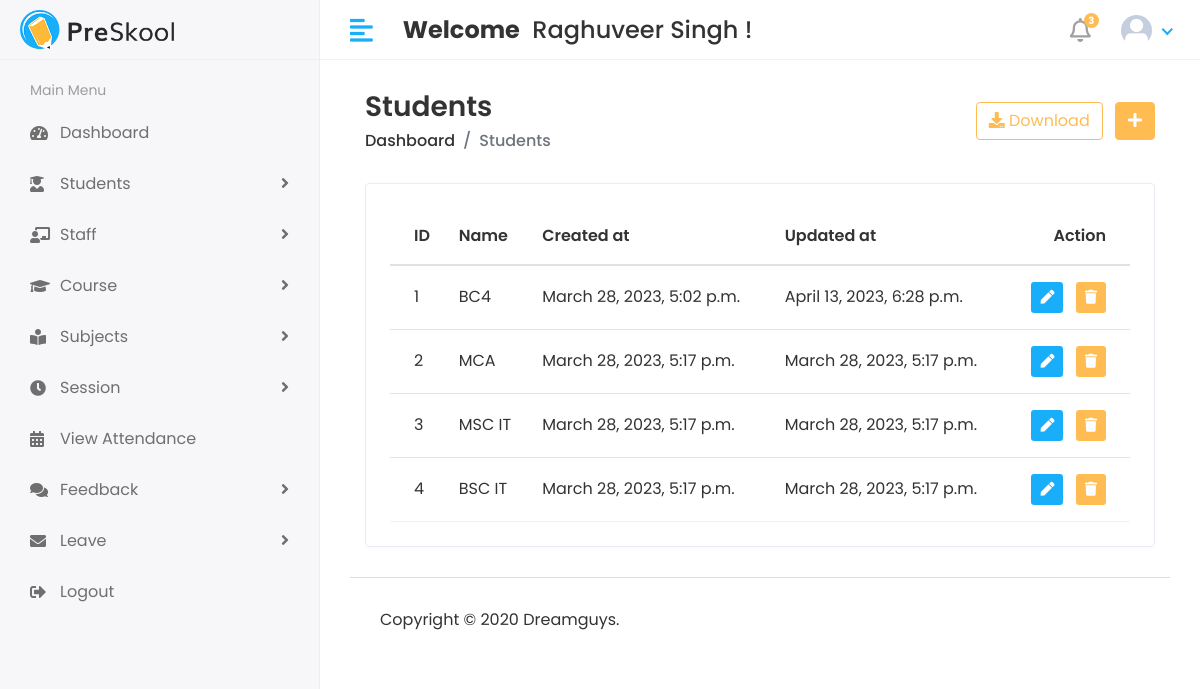
The page /Hod/Course/View (signed in) on the database its author committed.
### cmsapp/models.py (models this page shows, shortened)
class CustomUser(AbstractUser):
    USER = (
        (1,'HOD'),
        (2,'Staff'),
        (3,'Student'),
    )
    user_type = models.CharField(choices=USER, max_length=50,default=1)
    profile_pic = models.ImageField(upload_to='media/profile_pic')

class Course(models.Model):
    name = models.CharField(max_length=100)
    created_at = models.DateTimeField(auto_now_add=True)
    updated_at = models.DateTimeField(auto_now=True)

### college_management_system/HOD_views.py (the view)
# urls.py: path('Hod/Course/View',HOD_views.VIEW_COURSE,name='view_course'),
@login_required(login_url='/')
def VIEW_COURSE(request):
    course = Course.objects.all()
    context = {
        'course' :course,
    }
    return render(request, 'HOD/view_course.html',context)

### templates/HOD/view_course.html (shortened to what this page needs)
{% extends 'base.html' %}
{% block content %}
<div class="content container-fluid">
               <div class="page-header">
                  <div class="row align-items-center">
                     <div class="col">
                        <h3 class="page-title">Students</h3>
                        <ul class="breadcrumb">
                           <li class="breadcrumb-item"><a href="index.html">Dashboard</a></li>
                           <li class="breadcrumb-item active">Students</li>
                        </ul>
                     </div>
                     <div class="col-auto text-right float-right ml-auto">
                        <a href="#" class="btn btn-outline-primary mr-2"><i class="fas fa-download"></i> Download</a>
                        <a href="add-student.html" class="btn btn-primary"><i class="fas fa-plus"></i></a>
                     </div>
                  </div>
               </div>
               <div class="row">
                  <div class="col-sm-12">
                     <div class="card card-table">
                        <div class="card-body">
                           <div class="table-responsive">
                              <table class="table table-hover table-center mb-0 datatable">
                                 <thead>
                                    <tr>
                                       <th>ID</th>
                                       <th>Name</th>
                                       <th>Created at</th>
                                       <th>Updated at</th>
                                       <th class="text-right">Action</th>
                                    </tr>
                                 </thead>
                                 <tbody>
                                 {% for i in course %}
                                    <tr>
                                       <td>{{i.id}}</td>
                                       <td>{{i.name}}</td>
                                       <td>{{i.created_at}}</td>
                                       <td>{{i.updated_at}}</td>
                                       <td class="text-right">
                                          <div class="actions">
                                             <a href="{% url 'edit_course' i.id %}" class="btn btn-sm bg-success-light mr-2">
                                             <i class="fas fa-pen"></i>
                                             </a>
                                             <a href="{% url 'delete_course' i.id %}" class="btn btn-sm bg-danger-light">
                                             <i class="fas fa-trash"></i>
                                             </a>
                                          </div>
                                       </td>
                                    </tr>
                                    {% endfor %}
                                 </tbody>
                              </table>
                           </div>
                        </div>
                     </div>
                  </div>
               </div>
            </div>
{% endblock %}

### templates/includes/header.html (shortened to what this page needs)
{% load static %}
   <div class="header">
            <div class="header-left">
               <a href="index.html" class="logo">
               <img src="{% static 'assets/img/logo.png' %}" alt="Logo">
               </a>
            </div>
            <a href="javascript:void(0);" id="toggle_btn">
            <i class="fas fa-align-left"></i>
            </a>
            <div class="top-nav-search mt-3">
               <h4>
                  <strong>Welcome</strong>&nbsp; <span>{{user.first_name}} {{user.last_name}} !</span>
               </h4>
            </div>
            <ul class="nav user-menu">
               <li class="nav-item dropdown noti-dropdown">
                  <a href="#" class="dropdown-toggle nav-link" data-toggle="dropdown">
                  <i class="far fa-bell"></i> <span class="badge badge-pill">3</span>
                  </a>
               </li>
               <li class="nav-item dropdown has-arrow">
                  <a href="#" class="dropdown-toggle nav-link" data-toggle="dropdown">
                     {% if user.profile_pic == "" %}
                     <span class="user-img"><img class="rounded-circle" src="{% static 'assets/img/noimg.jpg' %}" width="31" alt=""></span>
                     {% else %}
                  <span class="user-img"><img class="rounded-circle" src="/{{user.profile_pic}}" width="31" alt="Ryan Taylor"></span>
                     {% endif %}
                  </a>
               </li>
            </ul>
         </div>

### static/assets/css/style.css (style rules this page uses)
html { height: 100%; }
body { background-color: #fff; color: #333; font-family: 'Poppins', sans-serif; font-size: 1rem; height: 100%; line-height: 1.5; overflow-x: hidden; }
h1, h2, h3, h4, h5, h6 { font-family: 'Poppins', sans-serif; margin-top: 0; }
a { color: #009ce7; }
input, button, a { transition: all 0.4s ease; -moz-transition: all 0.4s ease; -o-transition: all 0.4s ease; -ms-transition: all 0.4s ease; -webkit-transition: all 0.4s ease; }
ul, ol { padding: 0px; list-style: none; }
.table { color: #333; max-width: 100%; margin-bottom: 0; width: 100%; }
.table thead tr th { font-weight: 600; }
.table tbody tr { border-bottom: 1px solid rgba(0, 0, 0, 0.05); }
.table.table-center td, .table.table-center th { vertical-align: middle; }
.card-table .card-body .table > thead > tr > th { border-top: 0; }
.card-table .card-body .table tr td:first-child, .card-table .card-body .table tr th:first-child { padding-left: 1.5rem; }
.card-table .card-body .table tr td:last-child, .card-table .card-body .table tr th:last-child { padding-right: 1.5rem; }
.card-table .table td, .card-table .table th { border-top: 1px solid #e2e5e8; padding: 1rem 0.75rem; white-space: nowrap; }
.btn-primary { background-color: #FFBC53; border: 1px solid #FFBC53; }
.btn-outline-primary { color: #FFBC53; border-color: #FFBC53; }
.card { border: 1px solid #ececf5; box-shadow: 0 1px 3px 0 rgba(0, 0, 0, 0.03); margin-bottom: 1.875rem; }
.card-body { padding: 1.5rem; }
.bg-danger-light { background-color:#FFBC53 !important; color:#fff !important; }
.bg-success-light { background-color: #18aefa; color: #fff; }
.header { background-color: #fff; border-bottom: 1px solid #f3f3f4; left: 0; position: fixed; right: 0; top: 0; z-index: 1001; height: 60px; }
.header .header-left { float: left; height: 60px; padding: 0 20px; position: relative; width: 320px; z-index: 1; transition: all 0.2s ease-in-out; background-color: #f7f7fa; border-bottom: 1px solid #efefef; border-right: 1px solid #ececf5; display: flex; align-items: center; }
.header .header-left .logo { display: inline-block; line-height: 60px; }
.header .header-left .logo img { max-height: 40px; width: auto; }
.header .dropdown-toggle:after { display: none; }
.header .has-arrow .dropdown-toggle:after { border-top: 0; border-left: 0; border-bottom: 2px solid #18aefa; border-right: 2px solid #18aefa; content: ''; height: 8px; display: inline-block; pointer-events: none; -webkit-transform-origin: 66% 66%; -ms-transform-origin: 66% 66%; transform-origin: 66% 66%; -webkit-transform: rotate(45deg); -ms-transform: rotate(45deg); transform: rotate(45deg); -webkit-transition: all 0.15s ease-in-out; transition: all 0.15s ease-in-out; width: 8px; vertical-align: 0px; }
.user-menu { float: right; margin: 0; position: relative; z-index: 99; padding-right: 15px; }
.user-menu.nav > li > a { color: #a0a0a0; font-size: 14px; line-height: 58px; padding: 0 15px; height: 60px; }
.user-img { margin-right: 3px; position: relative; }
.top-nav-search { float: left; margin-left: 15px; }
.page-header { margin-bottom: 1.875rem; }
.page-header .breadcrumb { background-color: transparent; color: #6c757d; font-size: 1rem; font-weight: 500; margin-bottom: 0; padding: 0; }
.page-header .breadcrumb a { color: #333; }
.page-title { font-size: 28px; font-weight: 600; color: #333; margin-bottom: 5px; }
.user-menu.nav > li > a .badge { background-color: #FFBC53; display: block; font-size: 10px; font-weight: bold; height: 15px; width: 15px; position: absolute; right: 7px; top: 13px; color: #fff; padding: 3px; }
.user-menu.nav > li > a > i { font-size: 1.5rem; line-height: 60px; }
@media (min-width: 992px) { #toggle_btn { align-items: center; color: #18aefa; display: inline-flex; float: left; font-size: 26px; height: 60px; justify-content: center; margin-left: 15px; padding: 0 15px; } }

### rows shown on the page
CustomUser: first_name "Raghuveer", last_name "Singh", profile_pic (placeholder picture)
Course: id "1", name "BC4", created_at "March 28, 2023, 5:02 p.m.", updated_at "April 13, 2023, 6:28 p.m."
Course: id "2", name "MCA", created_at "March 28, 2023, 5:17 p.m.", updated_at "March 28, 2023, 5:17 p.m."
Course: id "3", name "MSC IT", created_at "March 28, 2023, 5:17 p.m.", updated_at "March 28, 2023, 5:17 p.m."
Course: id "4", name "BSC IT", created_at "March 28, 2023, 5:17 p.m.", updated_at "March 28, 2023, 5:17 p.m."
